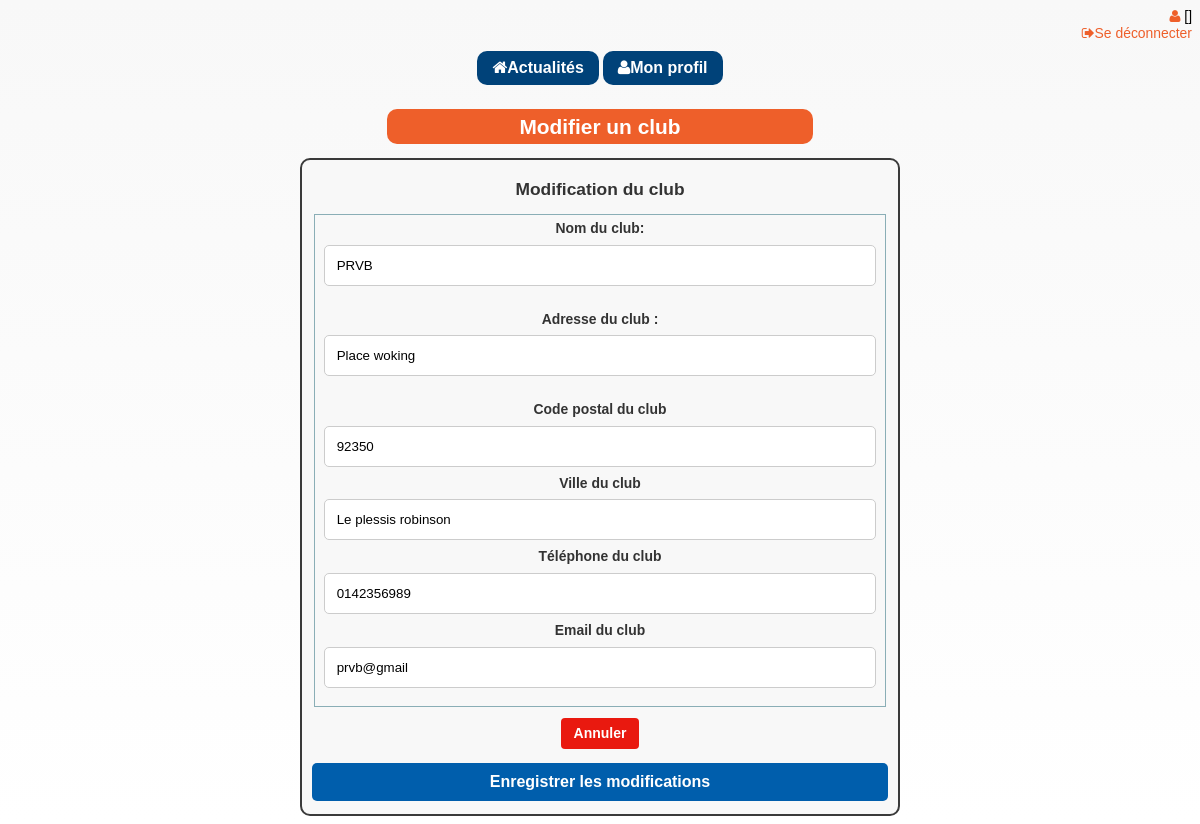
/club2021/club/form_modif_club.php?numID=16 (signed in), run on the app's committed database.
### tables this page shows
CREATE TABLE Clubs(
        club_id      Int  Auto_increment  NOT NULL ,
        club_nom     Varchar (100) NOT NULL ,
        club_adresse Varchar (100) NOT NULL ,
        club_cp      Varchar (5) NOT NULL ,
        club_ville   Varchar (100) NOT NULL ,
        club_tel     Text NOT NULL ,
        club_email   Varchar (60) NOT NULL
	,CONSTRAINT Clubs_PK PRIMARY KEY (club_id)
);

### club2021/club/form_modif_club.php (the view, shortened to what this page needs)
<?php
require('../inc/header.php');
$req = $pdo->prepare('SELECT  * FROM clubs WHERE club_id=:num');
$req->bindValue(':num', $_GET['numID'], PDO::PARAM_INT);
$req->execute();
$contact = $req->fetch(PDO::FETCH_ASSOC);
?>
<body>
    <div class="txt-center">
        <h1 class="h1">Modifier un club</h1>
        <form class="form form--m center" method="post" action="">
            <h2><strong>Modification du club</h2>
            <fieldset>
                <div>
                    <label class="size-s" for="club_nom">Nom du club:</label>
                    <input id="club_nom" name="club_nom" type="text" value="<?= $contact['club_nom']; ?>" placeholder="Nom du club" required>
                </div>
                <br>
                <div>
                    <label class="size-s" for="club_adresse">Adresse du club :</label>
                    <input id="club_adresse" name="club_adresse" type="text" placeholder="Adresse du club" value="<?= $contact['club_adresse']; ?>" required>
                </div>
                <br>
                <div>
                    <label class="size-s" for="club_cp">Code postal du club</label>
                    <input id="club_cp" name="club_cp" type="text" placeholder="Code postal du club" value="<?= $contact['club_cp']; ?>" required>
                </div>
                <div>
                    <label class="size-s" for="club_ville">Ville du club</label>
                    <input id="club_ville" name="club_ville" type="text" placeholder="Ville du club" value="<?= $contact['club_ville']; ?>" required>
                </div>
                <div>
                    <label class="size-s" for="club_tel">Téléphone du club</label>
                    <input id="club_tel" name="club_tel" type="text" placeholder="Téléphone du club" value="<?= $contact['club_tel']; ?>" required>
                </div>
                <div>
                    <label class="size-s" for="club_email">Email du club</label>
                    <input id="club_email" name="club_email" type="text" placeholder="Email du club" value="<?= $contact['club_email']; ?>" required>
                </div>
            </fieldset>
            <div class="txt-center">
                <a class="btn--cancel" href="club.php">Annuler</a>
                <input class="btn--default" type="submit" value="Enregistrer les modifications" id="update_club" name="update_club" />
            </div>
        </form>
    </div>
</body>
</html>

### club2021/css/style.css (style rules this page uses)
html { box-sizing: border-box; }
*, *:before, *:after { box-sizing: inherit; }
html { font-size: 80%; font-size: calc(1em * 0.725); }
body { background:linear-gradient(#f8f8f8, white); background-position: center top; background-attachment: fixed; background-size: cover; font-family: Arial, Helvetica, sans-serif; background-color: #cfcfcf; line-height: 1.2; font-size: 12px; font-size: 1.2rem; }
h1, .h1 { font-size: 1.8rem; font-weight:bold ; }
h2, .h2 { font-size: 1.5rem; }
.h1 { background-color: #ee5f2a; color:#ffffff; text-align: center; border-radius: 10px; padding: 5px; margin-left: auto; margin-right: auto; width: 36% }
a { color: #ee5f2a; cursor: pointer;text-decoration: none; }
.center { margin: 0 auto; }
form,fieldset { padding: 2rem; }
label { display: inline-block; cursor: pointer; }
fieldset { border: 1px solid #8aaeb6; margin: 5px 2px; padding: 0.35em 0.625em 0.75em; }
form { background-color: #f8f8f8; width: auto; min-width: 300px; padding: 5px 10px; border-radius: 10px; border: 2px solid #3a3a3a; color: #333333; }
.form--m { width: 600px !important; }
.btn, .btn--default, .btn--cancel, .btn--delete, .btn--dark, .btn--light, .btn--nav, .btn--custom { display:inline-block; border-radius: 4px; border: 1px solid transparent; padding: 6px 12px; margin: 6px 0; white-space: nowrap; vertical-align: middle; text-align: center; font-size: 14px; font-weight: bold; -webkit-transition: all .3s; -moz-transition: all .3s; -ms-transition: all .3s; transition: all .3s; }
.btn--cancel { background-color: #E9190F; color: rgb(255, 255, 255); }
.btn--default { background-color: #f39842; color: #fff; font-size:16px; }
input[type=text] { width:100%; padding: 12px ; margin:8px 0; display: inline-block; border: 1px solid #ccc; box-sizing: border-box; border-radius: 5px; }
input[type=submit] { background-color:#005eac; color:white; padding: 10px ; margin:8px 0; border:none; cursor:pointer; width:100%; border-radius: 5px; font-size: 16px; }
.txt-center { text-align: center; }

### data on the page
clubs: club_nom "PRVB", club_adresse "Place woking", club_cp "92350", club_ville "Le plessis robinson", club_tel "0142356989", club_email "prvb@gmail"

### other printed values
$message "[]"
